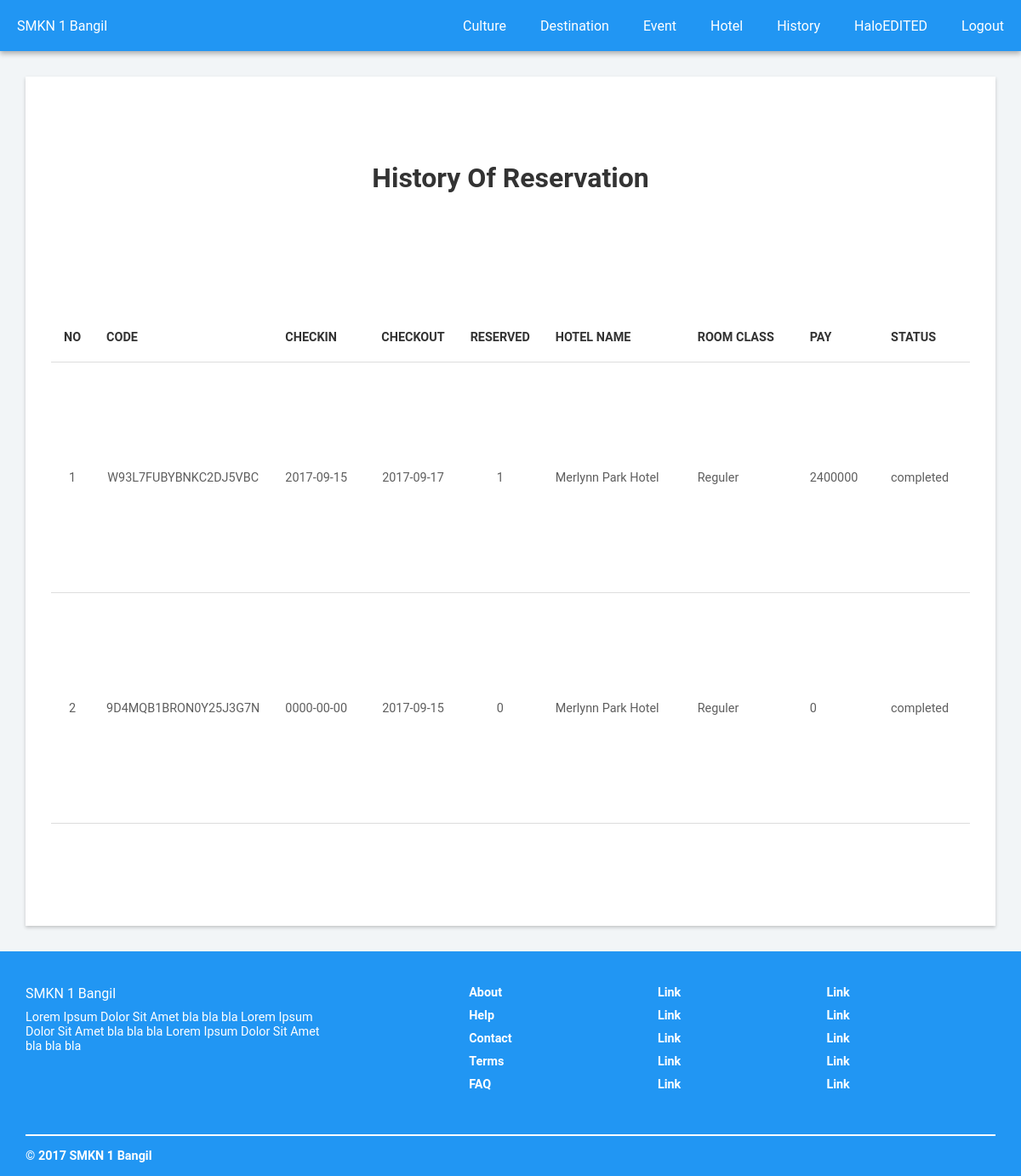
Screenshot of /?page=history (signed in) with the database file from the repository.
### tables this page shows
CREATE TABLE `transaction` (
  `transaction_id` int(11) NOT NULL,
  `transaction_code` varchar(255) NOT NULL,
  `checkin` date NOT NULL,
  `checkout` date NOT NULL,
  `reserved` int(11) NOT NULL,
  `user_id` int(11) NOT NULL,
  `hotel_room_id` int(11) NOT NULL,
  `transaction_pay` int(11) NOT NULL,
  `status` int(1) NOT NULL
);

CREATE TABLE `hotel` (
  `hotel_id` int(11) NOT NULL,
  `hotel_name` varchar(255) NOT NULL,
  `hotel_content` text NOT NULL,
  `hotel_address` text NOT NULL,
  `hotel_rate` int(11) NOT NULL,
  `hotel_image` varchar(255) NOT NULL,
  `place_id` int(11) NOT NULL
);

CREATE TABLE `hotel_room` (
  `hotel_room_id` int(11) NOT NULL,
  `hotel_id` int(11) NOT NULL,
  `room_name` varchar(50) NOT NULL,
  `room_capacity` int(11) NOT NULL,
  `room_price` int(11) NOT NULL,
  `room_amount` int(11) NOT NULL,
  `room_image` varchar(255) NOT NULL,
  `room_facility` text NOT NULL
);

### proses/pdo.php (called while the page is built, shortened)
<?php
class Database {
    private $dsn = 'mysql:host=localhost; dbname=project_1';
    private $user = 'root';
    private $password = '';
	protected static $_instance = null;
	public static function instance() {
		if (self::$_instance === null) {
			self::$_instance = new Database();
		}
		return self::$_instance;
	}
	public function getInstance(){
		try{
			$this->db = new PDO($this->dsn, $this->user, $this->password);
			$this->db->setAttribute(PDO::ATTR_ERRMODE, PDO::ERRMODE_EXCEPTION);
			return $this->db;
		}
		catch(PDOException $e) {
			echo "ERROR" . $e->getMessage();
		}
	}
}
?>

### proses/model.php (called while the page is built, shortened)
<?php
	include('pdo.php');
	class model extends database{
		public function __construct(){
			$pdo = Database::instance();
			$this->db = $pdo->getInstance();
		}
	}
?>

### core/controller.php (called while the page is built, shortened)
<?php
	include_once("proses/model.php");
	class controller{
		function __construct(){
			$this->model = new model();
		}
	}
?>

### content/history.php (the view, shortened to what this page needs)
<?php include_once('content/nav.php'); ?>
<header id="header">
	<div style="height: 60px;"></div>
</header>
<main style="margin-top: 30px;">
	<div class="container">
		<div class="main-title">
			<h1>History of reservation</h1>
		</div>
			<div class="main-static">
				<table class="admin-table">
				<thead>
					<tr>
						<th>no</th>
						<th>code</th>
						<th>checkin</th>
						<th>checkout</th>
						<th>Reserved</th>
						<th>hotel name</th>
						<th>room class</th>
						<th>pay</th>
						<th>status</th>
					</tr>
				</thead>
				<tbody>
				<?php
				$user_id = $_SESSION['id'];
				$no = 1;
				$query = $main->model->db->prepare(" SELECT transaction.*, hotel_room.*, hotel.hotel_name
													 FROM transaction
													 LEFT JOIN hotel_room ON transaction.hotel_room_id = hotel_room.hotel_room_id
													 LEFT JOIN hotel ON hotel_room.hotel_id = hotel.hotel_id
													 WHERE transaction.user_id = $user_id
													");
				$query->execute();
				while($row = $query->fetch(PDO::FETCH_OBJ)){
				?>
					<tr>
						<td class="min-width"><?php echo $no++; ?></td>
						<td class="min-width"><?= $row->transaction_code ?></td>
						<td><?= $row->checkin ?></td>
						<td class="min-width"><?= $row->checkout ?></td>
						<td class="min-width"><?= $row->reserved ?></td>
						<td class="max-width"><?= $row->hotel_name ?></td>
						<td><?= $row->room_name ?></td>
						<td><?= $row->transaction_pay ?></td>
						<td>
						<?php
							include('transaction_status.php');
						?>
						</td>
					</tr>
				<?php
					}
				?>
				</tbody>
</table>
			</div>
	</div>
</main>
<?php include_once('content/footer.php'); ?>

### content/transaction_status.php (shortened to what this page needs)
<?php
	$status = $row->status;
	switch ($status) {
		case 9:
			echo "completed";
			break;
	}
?>

### assets/css/global.css (style rules this page uses)
* { margin: 0 auto; padding: 0; }
body { font-family: Roboto, sans-serif; background: #f2f5f7; }
.cover-background, header, main .main-static .side-img { background-size: cover; -webkit-background-size: cover; -moz-background-size: cover; -ms-background-size: cover; -o-background-size: cover; background-position: center; }
.shadow, .modal, .modal-admin, .dropdown.collapse, nav, main .container, .card .card-item, .card-2 .card-item, .scroll-top, .btn-plus, .btn-control, .preview-float, .pagination a { background: #fff; -webkit-box-shadow: 0 2px 4px rgba(0, 0, 0, 0.2); -moz-box-shadow: 0 2px 4px rgba(0, 0, 0, 0.2); box-shadow: 0 2px 4px rgba(0, 0, 0, 0.2); }
footer, { -webkit-box-shadow: 0 -2px 4px rgba(0, 0, 0, 0.2); -moz-box-shadow: 0 -2px 4px rgba(0, 0, 0, 0.2); box-shadow: 0 -2px 4px rgba(0, 0, 0, 0.2); }
.shadow, .modal, .modal-admin, .btn-submit, .btn.global, .dropdown.collapse:hover, nav, main .container, main .preview-image, .card .card-item, .card-2 .card-item, footer, .btn-plus, .btn-control, .preview-float, .pagination a { transition: box-shadow 300ms; }

### assets/css/main.css (style rules this page uses)
main { padding: 0 30px; margin-top: -20vh; }
main .container { padding: 0 30px 120px; background: #fff; box-sizing: border-box; }
main .main-title { padding: 100px 0 130px; }
.main-title { text-transform: capitalize; text-align: center; }
main .main-title h1 { color: rgba(0,0,0,0.8); margin-bottom: 10px; }
main .main-static { min-height: 600px; display: flex; }

### assets/css/grid.css (style rules this page uses)
.container { width: 100%; max-width: 1200px; }

### assets/css/admin.css (style rules this page uses)
.admin-table { font-size: 0.9rem; width: 100%; border-collapse: collapse; }
.admin-table thead th { text-transform: uppercase; text-align: left; padding: 20px 15px; color: #333; }
.admin-table tbody tr { transition: 275ms cubic-bezier(0.19, 1, 0.22, 1); color: #5e5e5e; }
.admin-table, .admin-table tr { border-bottom: 1px solid #ddd; }
.admin-table td { padding: 15px; }
.admin-table td.min-width { width: 20px; text-align: center; }
.admin-table td.max-width { max-width: 160px; text-overflow: ellipsis; overflow-x: hidden; }
.admin-table td:last-child { width: 120px; }
.admin-table td:last-child { width: auto; }

### rows the page displays
transaction: transaction_code "W93L7FUBYBNKC2DJ5VBC", checkin "2017-09-15", checkout "2017-09-17", reserved "1", hotel.hotel_name "Merlynn Park Hotel", hotel_room.room_name "Reguler", transaction_pay "2400000", status "completed"
transaction: transaction_code "9D4MQB1BRON0Y25J3G7N", checkin "0000-00-00", checkout "2017-09-15", reserved "0", hotel.hotel_name "Merlynn Park Hotel", hotel_room.room_name "Reguler", transaction_pay "0", status "completed"

### other values shown
$_SESSION['name'] "HaloEDITED"
